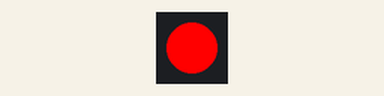
Bench run of a sketch on a simulated Arduino Uno, built with avr-gcc and run on an emulated ATmega328P. On the bench: 1 RGB LEDs in strip order, left to right.

Above: at 0.15 s.
At 19.86 s:
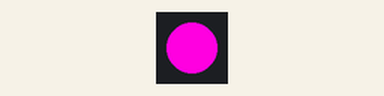
At 38.66 s:
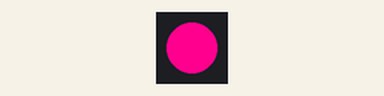
Timing chart, 0 to 40.0 s (numbered marks = the images above):
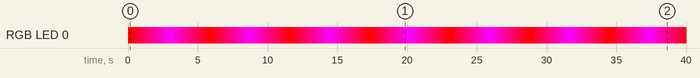

The sketch:

VotiveJar.ino
```cpp
#include <Adafruit_NeoPixel.h>

#define PIN 2

// Parameter 1 = number of pixels in strip
// Parameter 2 = pin number (most are valid)
// Parameter 3 = pixel type flags, add together as needed:
//   NEO_KHZ800  800 KHz bitstream (most NeoPixel products w/WS2812 LEDs)
//   NEO_KHZ400  400 KHz (classic 'v1' (not v2) FLORA pixels, WS2811 drivers)
//   NEO_GRB     Pixels are wired for GRB bitstream (most NeoPixel products)
//   NEO_RGB     Pixels are wired for RGB bitstream (v1 FLORA pixels, not v2)
Adafruit_NeoPixel strip = Adafruit_NeoPixel(1, PIN, NEO_GRB + NEO_KHZ800);

void setup() {
  strip.begin();
  strip.show(); // Initialize all pixels to 'off'
}

// orange = 255, 100, 0
// violet = 255, 0, 255
// yellow = 255, 255, 0


//#define ORANGE_YELLOW
#define RED_VIOLET
//#define VIOLET_BLUE

#ifdef ORANGE_YELLOW
  #define GREEN_HIGH 120
  #define GREEN_LOW  90
  #define RED_HIGH 255
  #define RED_LOW  255
  #define BLUE_HIGH 0
  #define BLUE_LOW  0
  #define DELAY      20
  #define OTHER_DELAY 50
  uint16_t green = GREEN_LOW;
  int16_t green_step_size = 1;
  uint16_t red = RED_LOW;
  int16_t red_step_size = 0;
  uint16_t blue = BLUE_LOW;
  int16_t blue_step_size = 0;
#endif


#ifdef RED_VIOLET
  #define GREEN_HIGH 0
  #define GREEN_LOW  0
  #define RED_HIGH 255
  #define RED_LOW  255
  #define BLUE_HIGH 255
  #define BLUE_LOW  0
  #define DELAY      10
  #define OTHER_DELAY 1
  uint16_t green = GREEN_LOW;
  int16_t green_step_size = 0;
  uint16_t red = RED_LOW;
  int16_t red_step_size = 0;
  uint16_t blue = BLUE_LOW;
  int16_t blue_step_size = 1;
#endif

#ifdef VIOLET_BLUE
  #define GREEN_HIGH 0
  #define GREEN_LOW  0
  #define RED_HIGH 255
  #define RED_LOW  0
  #define BLUE_HIGH 220
  #define BLUE_LOW  220
  #define DELAY      15
  #define OTHER_DELAY 1
  uint16_t green = GREEN_LOW;
  int16_t green_step_size = 0;
  uint16_t red = RED_LOW;
  int16_t red_step_size = 1;
  uint16_t blue = BLUE_LOW;
  int16_t blue_step_size = 0;
#endif

void loop() {
  colorWipe(strip.Color(red, green, blue), OTHER_DELAY); // Red
  delay(DELAY);
  green += green_step_size;
  if((green >= GREEN_HIGH) || (green <= GREEN_LOW)){
    green_step_size *= -1;
  }
  red += red_step_size;
  if((red >= RED_HIGH) || (red <= RED_LOW)){
    red_step_size *= -1;
  }
  blue += blue_step_size;
  if((blue >= BLUE_HIGH) || (blue <= BLUE_LOW)){
    blue_step_size *= -1;
  }

}

// Fill the dots one after the other with a color
void colorWipe(uint32_t c, uint8_t wait) {
  for(uint16_t i=0; i<strip.numPixels(); i++) {
      strip.setPixelColor(i, c);
      strip.show();
      delay(wait);
  }
}

void rainbow(uint8_t wait) {
  uint16_t i, j;

  for(j=0; j<256; j++) {
    for(i=0; i<strip.numPixels(); i++) {
      strip.setPixelColor(i, Wheel((i+j) & 255));
    }
    strip.show();
    delay(wait);
  }
}

// Slightly different, this makes the rainbow equally distributed throughout
void rainbowCycle(uint8_t wait) {
  uint16_t i, j;

  for(j=0; j<256*5; j++) { // 5 cycles of all colors on wheel
    for(i=0; i< strip.numPixels(); i++) {
      strip.setPixelColor(i, Wheel(((i * 256 / strip.numPixels()) + j) & 255));
    }
    strip.show();
    delay(wait);
  }
}

// Input a value 0 to 255 to get a color value.
// The colours are a transition r - g - b - back to r.
uint32_t Wheel(byte WheelPos) {
  if(WheelPos < 85) {
   return strip.Color(WheelPos * 3, 255 - WheelPos * 3, 0);
  } else if(WheelPos < 170) {
   WheelPos -= 85;
   return strip.Color(255 - WheelPos * 3, 0, WheelPos * 3);
  } else {
   WheelPos -= 170;
   return strip.Color(0, WheelPos * 3, 255 - WheelPos * 3);
  }
}
```

Measured:
- by itself, RGB LED 0: off → RGB(255, 0, 0) at 0.00 s, → RGB(255, 0, 26) 0.30 s later, → RGB(255, 0, 53) 0.30 s later, → RGB(255, 0, 80) 0.30 s later, … (132 changes in this stretch)
